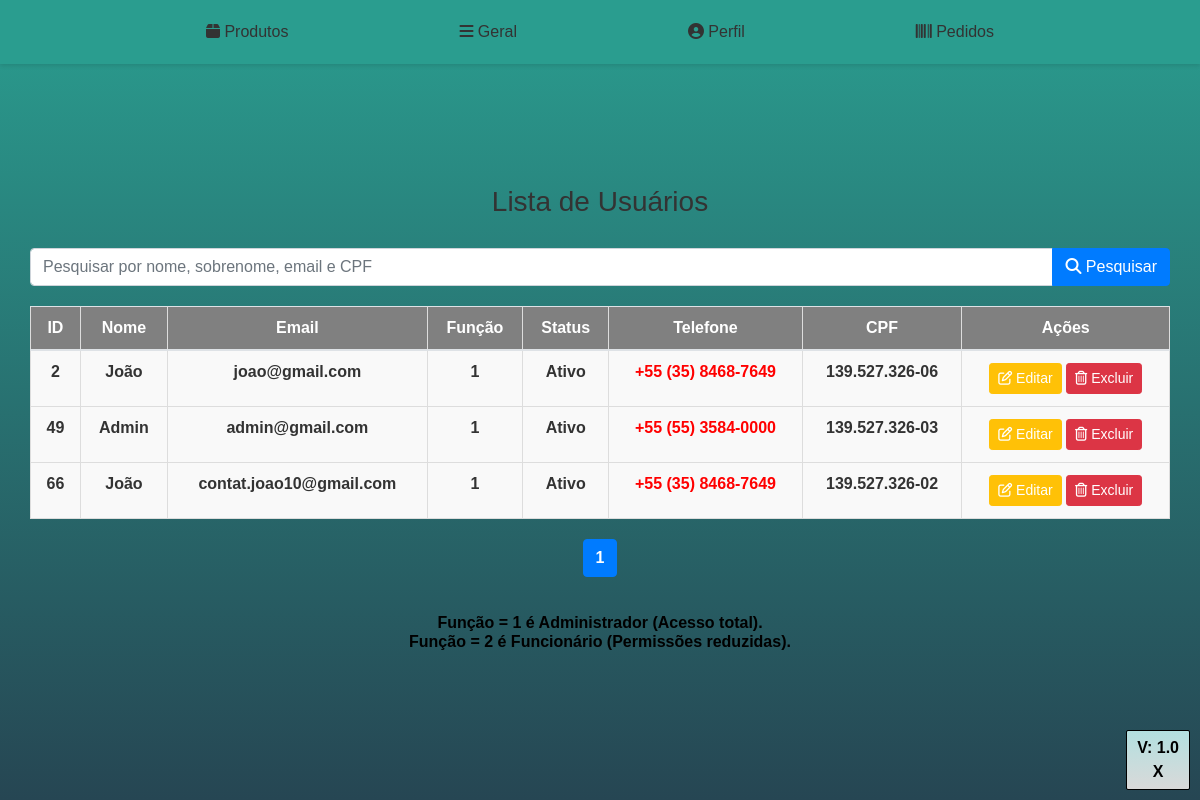
Page /listar_usuario.php (signed in) on the committed database.
### tables this page shows
CREATE TABLE `usuario` (
  `IdUsuario` int(11) NOT NULL,
  `Nome` varchar(80) NOT NULL,
  `Sobrenome` varchar(90) NOT NULL,
  `Email` varchar(100) NOT NULL,
  `Senha` varchar(256) NOT NULL,
  `NivelUsuario` int(11) NOT NULL,
  `Status` varchar(50) NOT NULL,
  `telefoneUsuario` varchar(20) NOT NULL,
  `cpfUsuario` varchar(15) NOT NULL,
  `Setor` varchar(70) DEFAULT NULL,
  `Online` tinyint(1) DEFAULT 0
);

### validacao.php (called while the page is built, shortened)
<?php
include_once 'conexao.php';
$usuarioLogado = $_SESSION["usuario"];
$sql = "SELECT NivelUsuario FROM usuario WHERE IdUsuario = $usuarioLogado AND Status = 'Ativo'";
$retorno = mysqli_query($conexao, $sql);
$array = mysqli_fetch_array($retorno);
$nivel = $array['NivelUsuario'];
?>

### iniciar_sessao.php (called while the page is built, shortened)
<?php
include_once('conexao.php');
include_once 'validacao.php';
?>

### listar_usuario.php (the view, shortened to what this page needs)
<?php
include_once 'iniciar_sessao.php';
include_once 'head.php';
?>
<!DOCTYPE html>
<html lang="en">
<head>
</head>
<?php include_once 'head.php' ?>
<body>
    <?php include_once('menu.php'); ?>
    <div style="padding:20px 0" class="container">
        <h3 style="margin-bottom:30px">Lista de Usuários</h3>
        <form method="GET" action="" style="margin-bottom: 20px;">
            <div class="input-group">
                <input type="text" class="form-control" placeholder="Pesquisar por nome, sobrenome, email e CPF" name="pesquisar" value="<?= isset($_GET['pesquisar']) ? $_GET['pesquisar'] : '' ?>">
                <div class="input-group-append">
                    <button class="btn btn-primary" type="submit"><i class="fas fa-search"></i> Pesquisar</button>
                </div>
            </div>
        </form>
        <table class="table">
            <thead>
                <tr>
                    <th scope="col">ID</th>
                    <th scope="col">Nome</th>
                    <th scope="col">Email</th>
                    <th scope="col">Função</th>
                    <th scope="col">Status</th>
                    <th scope="col">Telefone</th>
                    <th scope="col">CPF</th>
                    <th scope="col">Ações</th>
                </tr>
            </thead>
            <tbody>
                <?php
                include_once 'conexao.php';
                $pesquisar = isset($_GET['pesquisar']) ? $_GET['pesquisar'] : '';
                $sql = "SELECT IdUsuario, Nome, Sobrenome, Email, NivelUsuario, telefoneUsuario, cpfUsuario, status FROM `usuario` WHERE Nome LIKE '%$pesquisar%' OR Sobrenome LIKE '%$pesquisar%' OR Email LIKE '%$pesquisar%' OR cpfUsuario LIKE '%$pesquisar%'";
                $paginaAtual = isset($_GET['pagina']) ? $_GET['pagina'] : 1;
                $itensPorPagina = 10;
                $inicio = ($paginaAtual - 1) * $itensPorPagina;
                $sql .= " LIMIT $inicio, $itensPorPagina";
                $retorno = mysqli_query($conexao, $sql);
                while ($array = mysqli_fetch_array($retorno, MYSQLI_ASSOC)) {
                    $IdUsuario = $array['IdUsuario'];
                    $Nome = $array['Nome'];
                    $Email = $array['Email'];
                    $NivelUsuario = $array['NivelUsuario'];
                    $telefoneUsuario = $array['telefoneUsuario'];
                    $cpfUsuario = $array['cpfUsuario'];
                    $status = $array['status'];
                ?>
                    <tr>
                        <?php
                        $sqlmensagem = "SELECT idMensagem, mensagem FROM `mensagem` ORDER BY idMensagem DESC LIMIT 1";
                        $retornomensagem = mysqli_query($conexao, $sqlmensagem);
                        ?>
                        <td>
                            <?= $IdUsuario ?>
                        </td>
                        <td>
                            <?= $Nome ?>
                        </td>
                        <td>
                            <?= $Email ?>
                        </td>
                        <td>
                            <?= $NivelUsuario ?>
                        </td>
                        <td>
                            <?= $status ?>
                        </td>
                        <?php
                        $mensagem = "";
                        if ($row = mysqli_fetch_assoc($retornomensagem)) {
                            $mensagem = $row['mensagem'];
                        }
                        ?>
                        <td><a href="https://web.whatsapp.com/send?phone=<?= $telefoneUsuario ?>&text=<?= $mensagem ?>" target="_blank" style="color: red;">
                                <?= $telefoneUsuario ?>
                            </a></td>
                        <td>
                            <?= $cpfUsuario ?>
                        </td>
                        <td>
                            <?php if (($nivel == 1)) { ?>
                                <a class="btn-editar btn btn-sm btn-warning" href="editar_usuario.php?IdUsuario=<?= $IdUsuario ?>" role="button"><i class="far fa-edit"></i> Editar</a>
                                <a class="btn-editar btn btn-sm btn-danger" href="excluir_usuario.php?IdUsuario=<?= $IdUsuario ?>" role="button"><i class="far fa-trash-alt"></i> Excluir</a>
                        </td>
                    <?php } ?>
                    </tr>
                <?php } ?>
            </tbody>
        </table>
        <?php
        $sqlContagem = "SELECT COUNT(*) AS total FROM `usuario` WHERE nome LIKE '%$pesquisar%'";
        $retornoContagem = mysqli_query($conexao, $sqlContagem);
        $arrayContagem = mysqli_fetch_assoc($retornoContagem);
        $totalRegistros = $arrayContagem['total'];
        $quantidadePaginas = ceil($totalRegistros / $itensPorPagina);
        echo '<nav aria-label="Paginação" style="margin-top: 20px;">
                <ul class="pagination justify-content-center">';
        for ($i = 1; $i <= $quantidadePaginas; $i++) {
            $active = ($i == $paginaAtual) ? 'active' : '';
            echo '<li class="page-item ' . $active . '">
                    <a class="page-link" href="?pagina=' . $i . '&pesquisar=' . $pesquisar . '">' . $i . '</a>
                  </li>';
        }
        echo '</ul>
              </nav>';
        ?>
    </div>
    <h6 style="color: black;"><b>Função = 1 é Administrador (Acesso total). <br>Função = 2 é Funcionário (Permissões
            reduzidas).</h6></b>
    <?php include_once 'footer.php' ?>
</body>
</html>

### css/estilo.css (style rules this page uses)
.btn-editar { color: #fff !important; }

### listar_usuario.php (style rules this page uses)
body { background: linear-gradient(to bottom, #4daaaa, #a7a4a4); color: black; font-family: Arial, sans-serif; margin: 0; padding: 20px; min-height: 100vh; box-sizing: border-box; display: flex; flex-direction: column; justify-content: center; }
h3 { text-align: center; }
h6 { text-align: center; }
th, tr, td { text-align: center; border: 1px solid #ddd; font-weight: bold; }
th, td { padding: 10px; border: 1px solid #ddd; }
th { background-color: grey; color: white; font-weight: bold; text-align: center; }
td { background-color: #f9f9f9; font-weight: bold; text-align: center; }

### menu.php (style rules this page uses)
body { font-family: 'Arial', sans-serif; margin: 0; padding: 0; background: linear-gradient(to bottom, #2a9d8f, #264653); color: #333; font-weight: bold; }

### rows in the picture
usuario: IdUsuario "2", Nome "João", Email "joao@gmail.com", NivelUsuario "1", Status "Ativo", telefoneUsuario "+55 (35) 8468-7649", cpfUsuario "139.527.326-06"
usuario: IdUsuario "49", Nome "Admin", Email "admin@gmail.com", NivelUsuario "1", Status "Ativo", telefoneUsuario "+55 (55) 3584-0000", cpfUsuario "139.527.326-03"
usuario: IdUsuario "66", Nome "João", Email "contat.joao10@gmail.com", NivelUsuario "1", Status "Ativo", telefoneUsuario "+55 (35) 8468-7649", cpfUsuario "139.527.326-02"
